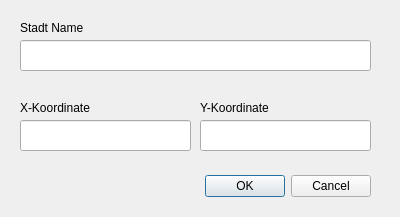
<?xml version="1.0" encoding="UTF-8"?>
<ui version="4.0">
 <class>CityDialog</class>
 <widget class="QDialog" name="CityDialog">
  <property name="geometry">
   <rect>
    <x>0</x>
    <y>0</y>
    <width>400</width>
    <height>217</height>
   </rect>
  </property>
  <property name="windowTitle">
   <string>Dialog</string>
  </property>
  <widget class="QDialogButtonBox" name="dialogButtons">
   <property name="enabled">
    <bool>true</bool>
   </property>
   <property name="geometry">
    <rect>
     <x>30</x>
     <y>170</y>
     <width>341</width>
     <height>32</height>
    </rect>
   </property>
   <property name="orientation">
    <enum>Qt::Horizontal</enum>
   </property>
   <property name="standardButtons">
    <set>QDialogButtonBox::Cancel|QDialogButtonBox::Ok</set>
   </property>
  </widget>
  <widget class="QLineEdit" name="cityName_input">
   <property name="geometry">
    <rect>
     <x>20</x>
     <y>40</y>
     <width>351</width>
     <height>31</height>
    </rect>
   </property>
  </widget>
  <widget class="QLineEdit" name="x_input">
   <property name="geometry">
    <rect>
     <x>20</x>
     <y>120</y>
     <width>171</width>
     <height>31</height>
    </rect>
   </property>
  </widget>
  <widget class="QLineEdit" name="y_input">
   <property name="geometry">
    <rect>
     <x>200</x>
     <y>120</y>
     <width>171</width>
     <height>31</height>
    </rect>
   </property>
  </widget>
  <widget class="QLabel" name="label">
   <property name="geometry">
    <rect>
     <x>20</x>
     <y>100</y>
     <width>161</width>
     <height>16</height>
    </rect>
   </property>
   <property name="text">
    <string>X-Koordinate</string>
   </property>
  </widget>
  <widget class="QLabel" name="label_2">
   <property name="geometry">
    <rect>
     <x>200</x>
     <y>100</y>
     <width>171</width>
     <height>16</height>
    </rect>
   </property>
   <property name="text">
    <string>Y-Koordinate</string>
   </property>
  </widget>
  <widget class="QLabel" name="label_3">
   <property name="geometry">
    <rect>
     <x>20</x>
     <y>20</y>
     <width>221</width>
     <height>16</height>
    </rect>
   </property>
   <property name="text">
    <string>Stadt Name</string>
   </property>
  </widget>
 </widget>
 <resources/>
 <connections>
  <connection>
   <sender>dialogButtons</sender>
   <signal>accepted()</signal>
   <receiver>CityDialog</receiver>
   <slot>accept()</slot>
   <hints>
    <hint type="sourcelabel">
     <x>248</x>
     <y>254</y>
    </hint>
    <hint type="destinationlabel">
     <x>157</x>
     <y>274</y>
    </hint>
   </hints>
  </connection>
  <connection>
   <sender>dialogButtons</sender>
   <signal>rejected()</signal>
   <receiver>CityDialog</receiver>
   <slot>reject()</slot>
   <hints>
    <hint type="sourcelabel">
     <x>316</x>
     <y>260</y>
    </hint>
    <hint type="destinationlabel">
     <x>286</x>
     <y>274</y>
    </hint>
   </hints>
  </connection>
 </connections>
</ui>
